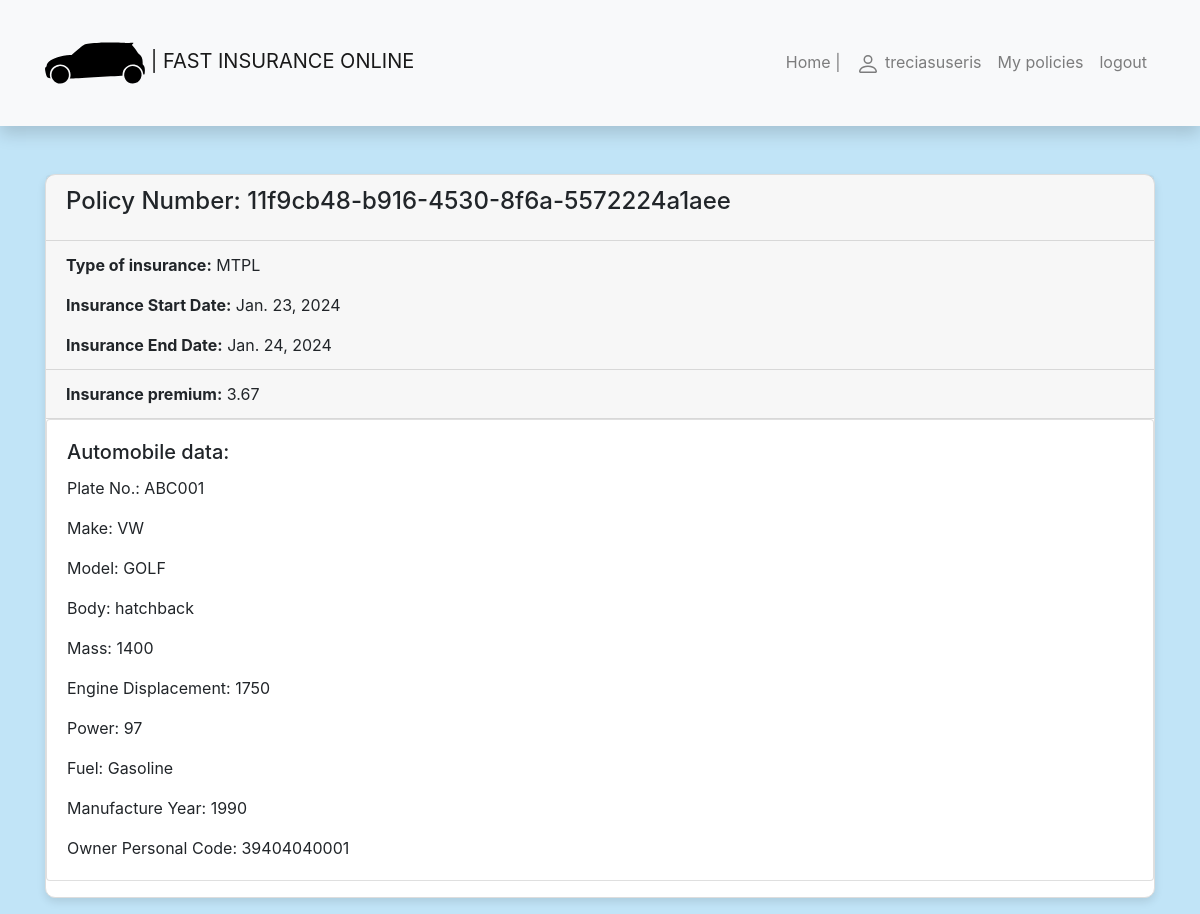
The app's page /insurance/my-policies/11f9cb48-b916-4530-8f6a-5572224a1aee (signed in) with its own data.
### insurance/models.py (models this page shows, shortened)
class Policy(models.Model):
    policyholder = models.ForeignKey('Policyholder', related_name='policies', on_delete=models.SET_NULL, null=True,
                                     blank=True)
    policy_number = models.UUIDField(primary_key=True, default=uuid.uuid4, help_text="Unique policy number.")
    start_date = models.DateField()
    end_date = models.DateField()
    policy_duration = models.IntegerField(default=365)
    policy_type = models.CharField(max_length=255)
    insurance_premium = models.FloatField()

class MTPLData(models.Model):
    policy = models.OneToOneField('Policy', on_delete=models.CASCADE)
    driver_experience = models.IntegerField(default=10)
    car = models.ForeignKey('Car', related_name='mtpl_policies', on_delete=models.CASCADE, default=1)

class Car(models.Model):
    plate_number = models.CharField(max_length=10, unique=True)
    make = models.CharField(max_length=30)
    model = models.CharField(max_length=30)
    body = models.CharField(max_length=10, null=True)
    mass = models.IntegerField(null=True)
    engine_displacement = models.IntegerField(null=True)
    power = models.IntegerField()  # kw
    fuel = models.CharField(max_length=8, null=True)
    manufacture_year = models.IntegerField(null=True)
    owner_personal_code = models.CharField(max_length=11)

### insurance/views.py (the view)
# urls.py: path("my-policies/<uuid:pk>", views.PolicyDetailView.as_view(), name="policy-one"),
class PolicyDetailView(LoginRequiredMixin, generic.DetailView):
    model = Policy
    context_object_name = "policy"
    template_name = "policy_detail.html"
    def get_context_data(self, **kwargs):
        context = super().get_context_data(**kwargs)
        context["today"] = date.today()
        return context

### insurance/templates/policy_detail.html (shortened to what this page needs)
{% extends "base.html" %}
{% block content %}
<div class="card mb-3 custom-card">
    <div class="card-header">
        <h4 class="card-title">Policy Number: {{ policy.policy_number }}</h4>
    </div>
    <div class="card-header">
        <p class="card-text"><strong>Type of insurance:</strong> {{ policy.policy_type }}</p>
        <p class="card-text"><strong>Insurance Start Date:</strong> {{ policy.start_date }}</p>
        <p class="card-text"><strong>Insurance End Date:</strong> {{ policy.end_date }} </p>
    </div>
    <div class="card-header">
        <p class="card-text"><strong>Insurance premium:</strong> {{ policy.insurance_premium }} </p>
    </div>
    {% if policy.policy_type == "CASCO" %}
        <div class="card mb-3">
            <div class="card-body">
                <h5 class="card-title">Automobile data:
                </h5>
                <p class="card-text">Plate No.: {{ policy.cascodata.car.plate_number }}</p>
                <p class="card-text">Make: {{ policy.cascodata.car.make }}</p>
                <p class="card-text">Model: {{ policy.cascodata.car.model }}</p>
                <p class="card-text">Body: {{ policy.cascodata.car.body }}</p>
                <p class="card-text">Mass: {{ policy.cascodata.car.mass }}</p>
                <p class="card-text">Engine Displacement: {{ policy.cascodata.car.engine_displacement }}</p>
                <p class="card-text">Power: {{ policy.cascodata.car.power }}</p>
                <p class="card-text">Fuel: {{ policy.cascodata.car.fuel }}</p>
                <p class="card-text">Manufacture Year: {{ policy.cascodata.car.manufacture_year }}</p>
                <p class="card-text">Owner Personal Code: {{ policy.cascodata.car.owner_personal_code }}</p>
            </div>
        </div>
    {% elif policy.policy_type == "MTPL" %}
        <div class="card mb-3">
            <div class="card-body">
                <h5 class="card-title">Automobile data:
                </h5>
                <p class="card-text">Plate No.: {{ policy.mtpldata.car.plate_number }}</p>
                <p class="card-text">Make: {{ policy.mtpldata.car.make }}</p>
                <p class="card-text">Model: {{ policy.mtpldata.car.model }}</p>
                <p class="card-text">Body: {{ policy.mtpldata.car.body }}</p>
                <p class="card-text">Mass: {{ policy.mtpldata.car.mass }}</p>
                <p class="card-text">Engine Displacement: {{ policy.mtpldata.car.engine_displacement }}</p>
                <p class="card-text">Power: {{ policy.mtpldata.car.power }}</p>
                <p class="card-text">Fuel: {{ policy.mtpldata.car.fuel }}</p>
                <p class="card-text">Manufacture Year: {{ policy.mtpldata.car.manufacture_year }}</p>
                <p class="card-text">Owner Personal Code: {{ policy.mtpldata.car.owner_personal_code }}</p>
            </div>
        </div>
    {% endif %}
</div>
{% endblock %}

### insurance/templates/base.html (shortened to what this page needs)
<!DOCTYPE html>
<html lang="en">
<head>
    <link
            rel="stylesheet"
            href="https://stackpath.bootstrapcdn.com/bootstrap/4.1.3/css/bootstrap.min.css"
    />
    <link
            rel="stylesheet"
            href="https://cdnjs.cloudflare.com/ajax/libs/font-awesome/4.7.0/css/font-awesome.min.css"
    />
    {% load static %}
    <link rel="stylesheet" href="{% static 'css/styles.css' %}"/>
</head>
<body>
<nav
        class="navbar navbar-expand-lg navbar-light bg-light static-top mb-5 shadow"
>
    <div class="container">
        <a class="navbar-brand" href="{% url 'index' %}">
            | FAST INSURANCE ONLINE</a>
        <div class="collapse navbar-collapse" id="navbarResponsive">
            <ul class="navbar-nav ml-auto">
                <li class="nav-item">
                    <a class="nav-link" href="{% url 'index' %}">Home |</a>
                </li>
                {% if user.is_authenticated %}
                <li class="nav-item"><a class="nav-link" href="{% url 'profile-url' %}">
                    {{ user }}</a></li>
                <li class="nav-item"><a class="nav-link" href="{% url 'my-policies' %}">My policies</a></li>
                <li class="nav-item"><a class="nav-link" href="{% url 'logout' %}?next=/insurance">logout</a>
                {% endif %}
            </ul>
        </div>
    </div>
</nav>
<div class="container">{% block content %}{% endblock %}</div>
</body>
</html>

### insurance/static/css/styles.css (style rules this page uses)
body { background-color: #c1e4f7; }

### insurance/templates/policy_detail.html (style rules this page uses)
.custom-card { border: 1px solid #ddd; border-radius: 10px; margin-bottom: 20px; box-shadow: 0 4px 8px rgba(0, 0, 0, 0.1); }

### records on screen
Policy: policy_number "11f9cb48-b916-4530-8f6a-5572224a1aee", policy_type "MTPL", start_date "Jan. 23, 2024", end_date "Jan. 24, 2024", insurance_premium "3.67", mtpldata.car.plate_number "ABC001", mtpldata.car.make "VW", mtpldata.car.model "GOLF", mtpldata.car.body "hatchback", mtpldata.car.mass "1400", mtpldata.car.engine_displacement "1750", mtpldata.car.power "97", mtpldata.car.fuel "Gasoline", mtpldata.car.manufacture_year "1990", mtpldata.car.owner_personal_code "39404040001"

### other values on screen
{{ user }} "treciasuseris"
